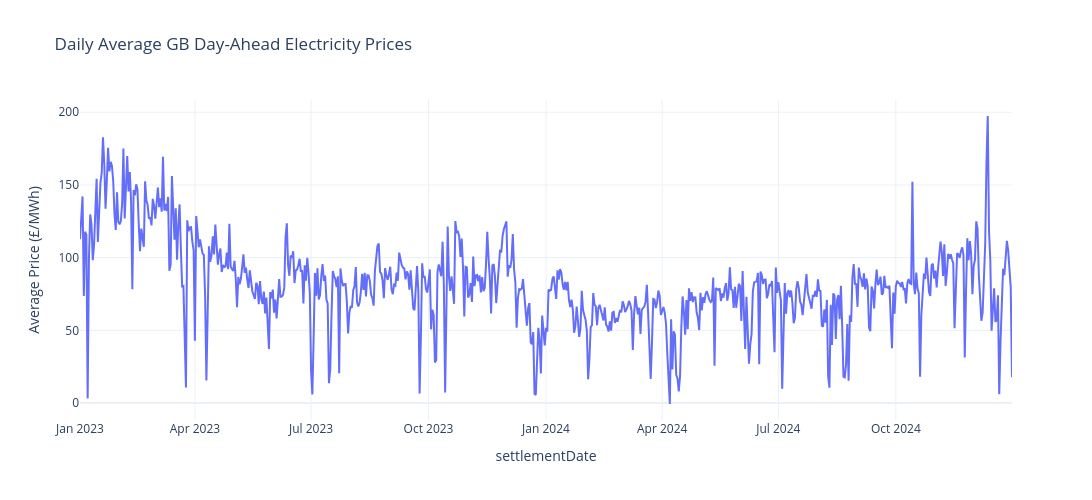

Notebook source saved alongside this figure:
### Code cell
# Daily average price

daily_price = (
    clean_price_df
    .set_index("settlementDate")
    .resample("D")["price"]
    .mean()
    .reset_index()
)

fig = px.line(
    daily_price,
    x="settlementDate",
    y="price",
    title="Daily Average GB Day-Ahead Electricity Prices",
    labels={
        "timestamp": "Date",
        "price": "Average Price (£/MWh)"
    }
)

fig.update_layout(
    template="plotly_white",
    height=500,
    width=1100,
    hovermode="x unified"
)

fig.show()

# fig.write_html("../figures/eda/price/daily_average_price.html")

### Figure 1 — Plotly figure (JSON) as saved in the notebook; plotly's stock layout.template omitted (floating-point values rounded to 4 significant figures; data arrays with more than 128 entries replaced by an {"elided": "..."} marker saying what was removed)
{"data": [{"hovertemplate": "settlementDate=%{x}<br>Average Price (£/MWh)=%{y}<extra></extra>", "legendgroup": "", "line": {"color": "#636efa", "dash": "solid"}, "marker": {"symbol": "circle"}, "mode": "lines", "name": "", "orientation": "v", "showlegend": false, "type": "scatter", "x": {"elided": "731 str values"}, "xaxis": "x", "y": {"elided": "731 float values"}, "yaxis": "y"}], "layout": {"height": 500, "hovermode": "x unified", "legend": {"tracegroupgap": 0}, "title": {"text": "Daily Average GB Day-Ahead Electricity Prices"}, "width": 1100, "xaxis": {"anchor": "y", "domain": [0, 1], "title": {"text": "settlementDate"}}, "yaxis": {"anchor": "x", "domain": [0, 1], "title": {"text": "Average Price (£/MWh)"}}}}
